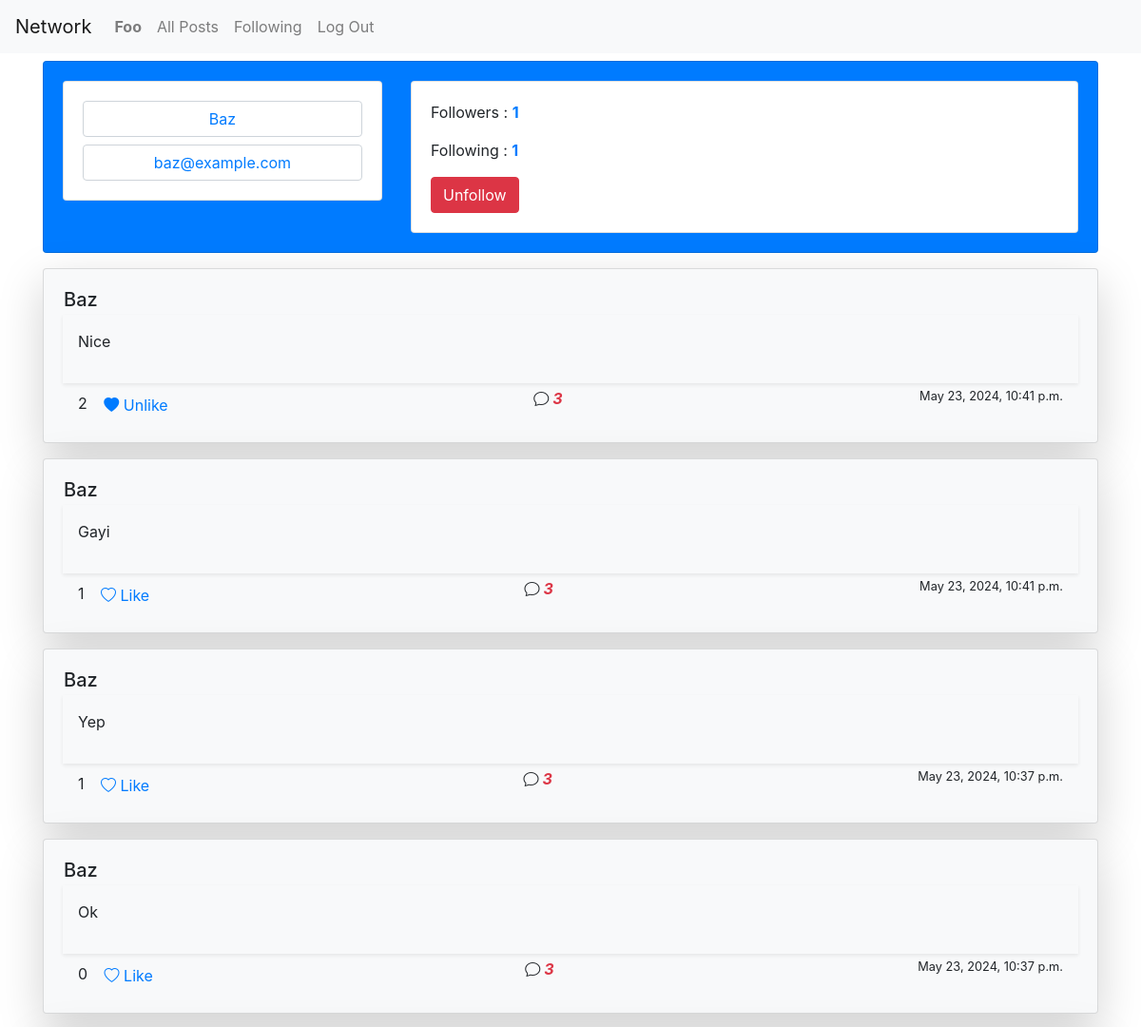
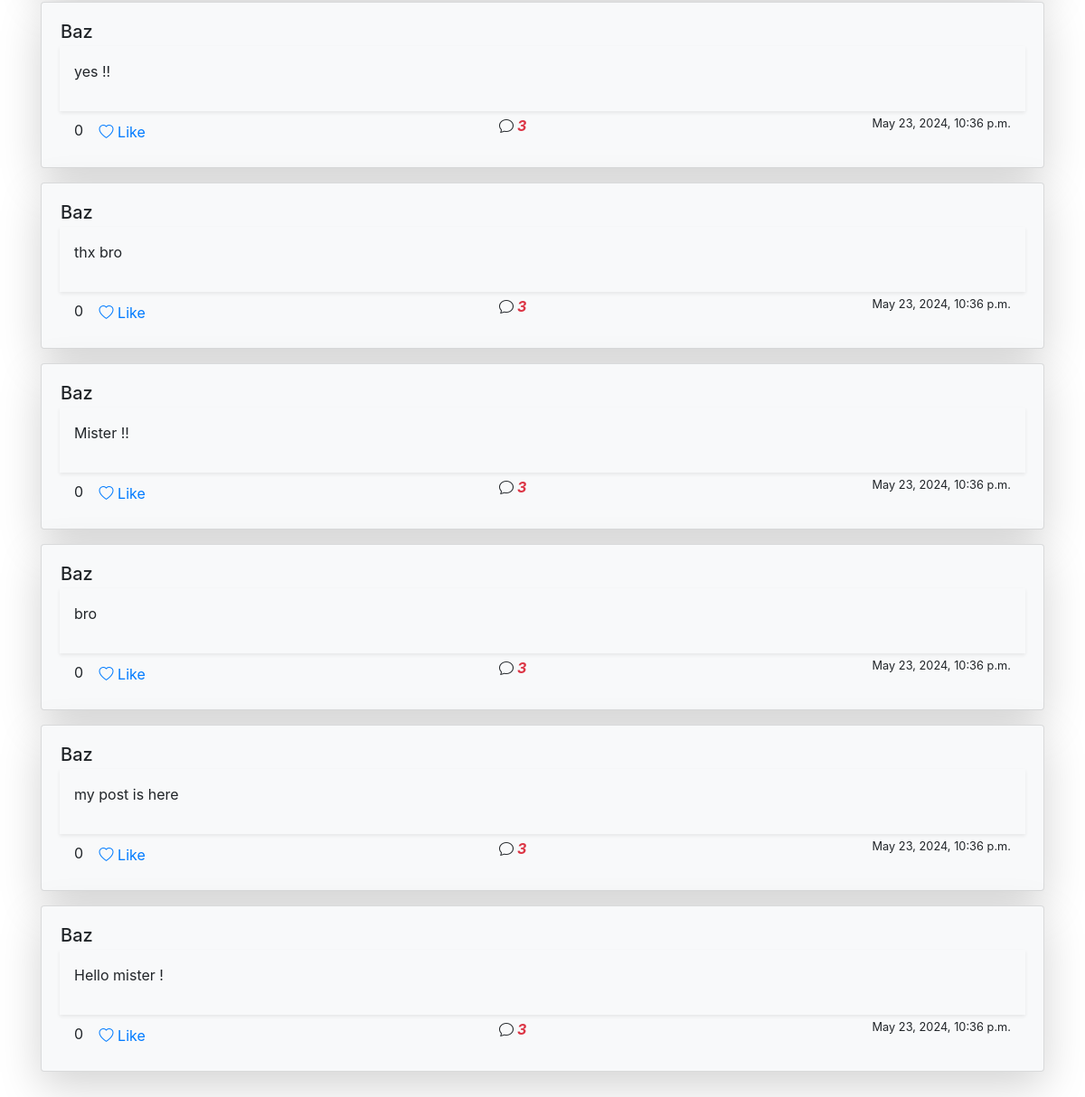
/profile-view/Baz/ (signed in), run on the app's committed database (2 pictures, top to bottom).
### network/models.py (models this page shows, shortened)
class User(AbstractUser):
    pass

class Post(models.Model):
    content = models.TextField(max_length=200)
    author = models.ForeignKey(User,on_delete=models.CASCADE, related_name="author")
    likes = models.ManyToManyField(User, related_name='liked_posts', blank=True)
    created_at = models.DateTimeField(auto_now_add=True)
    updated_at = models.DateTimeField(auto_now=True)

### network/views.py (the view)
# urls.py: path('profile-view/<str:username>/', views.profile_view, name="profile-view"),
def profile_view(request, username):
    profile_user = get_object_or_404(User, username=username)
    posts = Post.objects.filter(author=profile_user).order_by('-created_at')
    follower_count = Follow.objects.filter(follower = profile_user).count()
    following_count = Follow.objects.filter(following = profile_user).count()
    is_following = request.user.is_authenticated and Follow.objects.filter(follower=request.user, following=profile_user).exists()
    paginator = Paginator(posts,10)
    page_number = request.GET.get('page')
    posts_obj = paginator.get_page(page_number)
    return render(request, "network/profile.html", {
            "profile_user":profile_user,
            "posts":posts_obj,
            "is_following":is_following,
            "follower_count":follower_count,
            "following_count":following_count
              })

### network/templates/network/profile.html (shortened to what this page needs)
{% extends "network/layout.html" %}
{% block body %}
    <div class="container">
        <div class="card mt-2 bg-primary mb-3">
            <div class="card-body">
                <div class="row">
                    <div class="col-md-4">
                        <div class="card">
                            <div class="card-body">
                                <input type="text"  class="form-control text-primary mb-2 text-center" value="{{profile_user.username}}">
                                <input type="email"  class="form-control text-primary text-center" value="{{profile_user.email}}">
                            </div>
                        </div>
                    </div>
                    <div class="col-md-8">
                        <div class="card">
                            <div class="card-body">
                                <p>Followers : <strong class="text-primary">{{follower_count}}</strong></p>
                                <p>Following : <strong class="text-primary">{{following_count}}</strong></p>
                                {% if user.is_authenticated and user != profile_user %}
                                    {% if is_following %}
                                        <a href="{% url 'unfollow' profile_user.username %}" class="btn btn-danger">Unfollow</a>
                                    {% else %}
                                        <a href="{% url 'follow' profile_user.username %}" class="btn btn-success">Follow</a>
                                    {% endif %}
                                {% endif %}
                            </div>
                        </div>
                    </div>
                </div>
            </div>
        </div>
        {% if posts %}
        {% for post in posts %}
            <div class="card shadow-lg rounded bg-light mb-3">
                <div class="card-body">
                    <div class="row">
                        <div class="col">
                            <div class="row mb-1">
                                <h5 class="my-auto px-3">{{post.author}}</h5>
                            </div>
                            <div class="content p-3 mb-1 shadow-sm">
                                <p>{{post.content}}</p>
                            </div>
                            <div class="footer d-flex justify-content-between px-3">
                                <div class="">
                                    <span id="likes-count-{{ post.id }}" >{{ post.likes.count }}</span>
                                    <button class="btn btn-link like-button" data-post-id="{{ post.id }}">
                                        {% if user in post.likes.all %}
                                            <i class="bi bi-heart-fill"></i> Unlike
                                        {% else %}
                                            <i class="bi bi-heart"></i> Like
                                        {% endif %}
                                    </button>
                                </div>
                                <i class="bi-chat"><strong class="mx-1 text-danger">3</strong></i>
                                <small>{{post.created_at}}</small>
                            </div>
                        </div>
                    </div>
                </div>
            </div>
        {% endfor %}
        {% else %}
        <div class="card shadow-lg">
            <div class="card-body">
                <p>No post to display</p>
            </div>
        </div>
        {% endif %}
    </div>
{% endblock%}

### network/templates/network/layout.html (shortened to what this page needs)
{% load static %}
<!DOCTYPE html>
<html lang="en">
    <head>
        <link rel="stylesheet" href="https://stackpath.bootstrapcdn.com/bootstrap/4.4.1/css/bootstrap.min.css">
        <link rel="stylesheet" href="https://cdn.jsdelivr.net/npm/bootstrap-icons@1.3.0/font/bootstrap-icons.css">
        <link href="{% static 'network/styles.css' %}" rel="stylesheet">
    </head>
    <body>
        <nav class="navbar navbar-expand-lg navbar-light bg-light">
            <a class="navbar-brand" href="#">Network</a>
            <div>
              <ul class="navbar-nav mr-auto">
                {% if user.is_authenticated %}
                    <li class="nav-item">
                        <a class="nav-link" href="{% url 'profile-view' user.username %}"><strong>{{ user.username }}</strong></a>
                    </li>
                {% endif %}
                <li class="nav-item">
                  <a class="nav-link" href="{% url 'index' %}">All Posts</a>
                </li>
                {% if user.is_authenticated %}
                    <li class="nav-item">
                        <a class="nav-link" href="{% url 'following_view'%}">Following</a>
                    </li>
                    <li class="nav-item">
                        <a class="nav-link" href="{% url 'logout' %}">Log Out</a>
                    </li>
                {% endif %}
              </ul>
            </div>
          </nav>
        <div class="body">
            {% block body %}
            {% endblock %}
        </div>
    </body>
</html>

### data on the page
User: username "Foo"
User: username "Baz", email "baz@example.com"
Post: author "Baz", content "Nice", likes.count "2", shows "Unlike", created_at "May 23, 2024, 10:41 p.m."
Post: author "Baz", content "Gayi", likes.count "1", shows "Like", created_at "May 23, 2024, 10:41 p.m."
Post: author "Baz", content "Yep", likes.count "1", shows "Like", created_at "May 23, 2024, 10:37 p.m."
Post: author "Baz", content "Ok", likes.count "0", shows "Like", created_at "May 23, 2024, 10:37 p.m."
Post: author "Baz", content "yes !!", likes.count "0", shows "Like", created_at "May 23, 2024, 10:36 p.m."
Post: author "Baz", content "thx bro", likes.count "0", shows "Like", created_at "May 23, 2024, 10:36 p.m."
Post: author "Baz", content "Mister !!", likes.count "0", shows "Like", created_at "May 23, 2024, 10:36 p.m."
Post: author "Baz", content "bro", likes.count "0", shows "Like", created_at "May 23, 2024, 10:36 p.m."
Post: author "Baz", content "my post is here", likes.count "0", shows "Like", created_at "May 23, 2024, 10:36 p.m."
Post: author "Baz", content "Hello mister !", likes.count "0", shows "Like", created_at "May 23, 2024, 10:36 p.m."

### other printed values
{{ follower_count }} "1"
{{ following_count }} "1"
